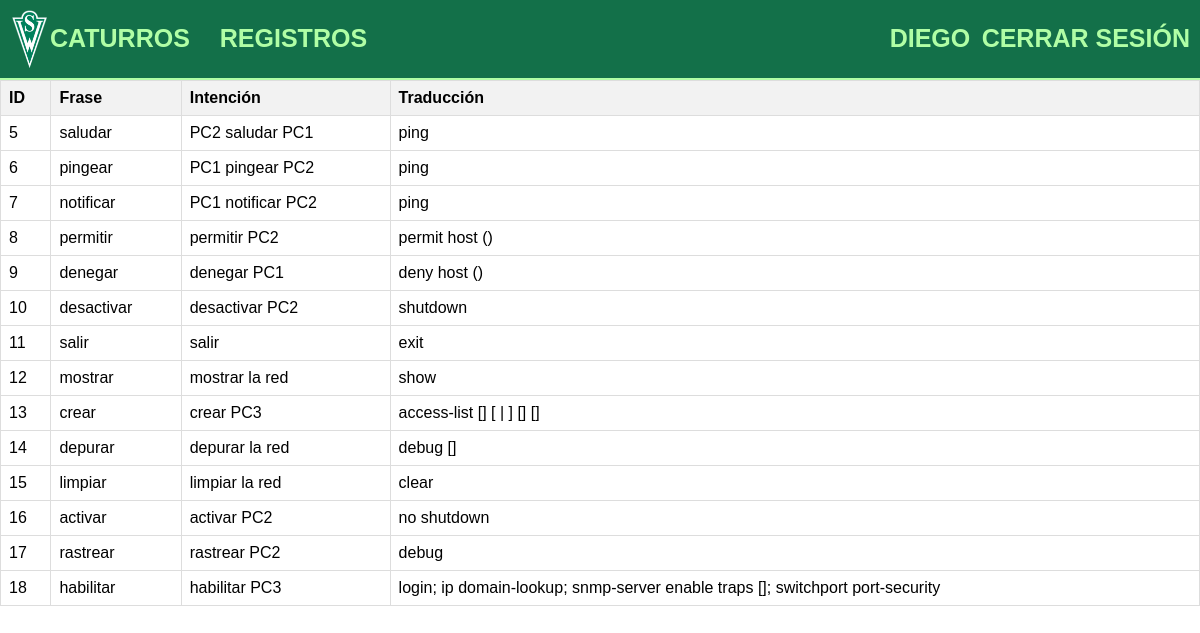
/registros.php (signed in), run on the app's committed database.
### tables this page shows
CREATE TABLE `administradores` (
  `id` int(255) NOT NULL,
  `usuario` varchar(255) NOT NULL,
  `clave` text NOT NULL
);

CREATE TABLE `registro` (
  `id` int(11) NOT NULL,
  `frase` varchar(255) NOT NULL,
  `intencion` varchar(255) NOT NULL,
  `traduccion` varchar(255) NOT NULL
);

### registros.php (the view, shortened to what this page needs)
<?php include 'header.php'; ?>
<?php include 'bdd/bd.php'; ?>
<!DOCTYPE html>
<html lang="es">
<head>
</head>
<body>
<?php
$query = "SELECT id, frase, intencion, traduccion FROM registro";
$result = $conexion->query($query);
if ($result->rowCount() > 0) {
    echo "<table border='1'>
            <tr>
                <th>ID</th>
                <th>Frase</th>
                <th>Intención</th>
                <th>Traducción</th>
            </tr>";
    while ($row = $result->fetch(PDO::FETCH_ASSOC)) {
        echo "<tr>
                <td>{$row['id']}</td>
                <td>{$row['frase']}</td>
                <td>{$row['intencion']}</td>
                <td>{$row['traduccion']}</td>
              </tr>";
    }
    echo "</table>";
} else {
    echo "No hay registros en la base de datos.";
}

### header.php (shortened to what this page needs)
<?php
include("bdd/bd.php");
if (isset($_SESSION['id'])) {
    $records = $conexion->prepare('SELECT id, usuario, clave FROM administradores WHERE id = :id');
    $records->bindParam(':id', $_SESSION['id']);
    $records->execute();
    $results = $records->fetch(PDO::FETCH_ASSOC);
    $user = null;
    if (count($results) > 0) {
         $user = $results;
          }
}
?>
<!DOCTYPE html>
<html lang="es">
<head>
    <link rel="stylesheet" href="style.css">
</head>
<body>
<header class="header">
    <div class="logo">
        <img src="images\Santiago_Wanderers1.png" alt="Logo">
        <span class="registros-link"><a href="index.php">CATURROS</a></span>
        <?php if (!empty($user)): ?>
            <span class="registros-link"><a href="registros.php">Registros</a></span>
        <?php endif ?>
    </div>
    <div class="header-left">
  <?php if (!empty($user)): ?>
    <span class="sesion-link">
    <span class="sesion-link"><a style="color: #B0FEA5; font-size: 25px; font-weight: bold;"><?php echo strtoupper(utf8_decode($results['usuario']))?>&nbsp;</a></span>
    <span class="sesion-link"><a href="CerrarSesion.php">CERRAR SESIÓN</a></span>
  <?php else: ?>
    <span class="sesion-link"><a href="sesion.php">INICIAR SESIÓN</a></span>
    <?php endif ?>
</div>
</header>

### style.css (style rules this page uses)
* { margin:0; padding:0; box-sizing:border-box ; text-decoration: none; list-style: none; }
body { font-family: 'Poppins', sans-serif; }
img { max-width: 100%; }
.header { background-color: #137049; padding: 35px 0 40px 0; display: flex; flex-direction: row; justify-content: space-between; align-items: center; border-bottom: 2px solid #B0FEA5; }
.header-left { background-color: #137049; display: flex; flex-direction: row; justify-content: space-around; align-items: right; }
.logo { font-size: 25px; font-weight: 800; color: #239213; text-transform: uppercase; }
.registros-link a { font-family: 'Poppins', sans-serif; color: #B0FEA5; font-size: 25px; font-weight: bold; margin-right: 30px; }
.sesion-link { margin-left: auto; }
.sesion-link a { font-family: 'Poppins', sans-serif; color: #B0FEA5; font-size: 25px; font-weight: bold; }
.header { display: flex; }

### header.php (style rules this page uses)
.logo { display: flex; align-items: center; }
.logo img { width: 40px; height: auto; }
.header { background-color: #137049; padding: 10px; display: flex; justify-content: space-between; align-items: center; border-bottom: 2px solid #B0FEA5; }

### registros.php (style rules this page uses)
table { border-collapse: collapse; width: 100%; }
th, td { border: 1px solid #ddd; padding: 8px; text-align: left; }
th { background-color: #f2f2f2; }

### data on the page
administradores: usuario "DIEGO"
registro: id "5", frase "saludar", intencion "PC2 saludar PC1", traduccion "ping"
registro: id "6", frase "pingear", intencion "PC1 pingear PC2", traduccion "ping"
registro: id "7", frase "notificar", intencion "PC1 notificar PC2", traduccion "ping"
registro: id "8", frase "permitir", intencion "permitir PC2", traduccion "permit host ()"
registro: id "9", frase "denegar", intencion "denegar PC1", traduccion "deny host ()"
registro: id "10", frase "desactivar", intencion "desactivar PC2", traduccion "shutdown"
registro: id "11", frase "salir", intencion "salir", traduccion "exit"
registro: id "12", frase "mostrar", intencion "mostrar la red", traduccion "show"
registro: id "13", frase "crear", intencion "crear PC3", traduccion "access-list [] [ | ] [] []"
registro: id "14", frase "depurar", intencion "depurar la red", traduccion "debug []"
registro: id "15", frase "limpiar", intencion "limpiar la red", traduccion "clear"
registro: id "16", frase "activar", intencion "activar PC2", traduccion "no shutdown"
registro: id "17", frase "rastrear", intencion "rastrear PC2", traduccion "debug"
registro: id "18", frase "habilitar", intencion "habilitar PC3", traduccion "login; ip domain-lookup; snmp-server enable traps []; switchport port-security"
